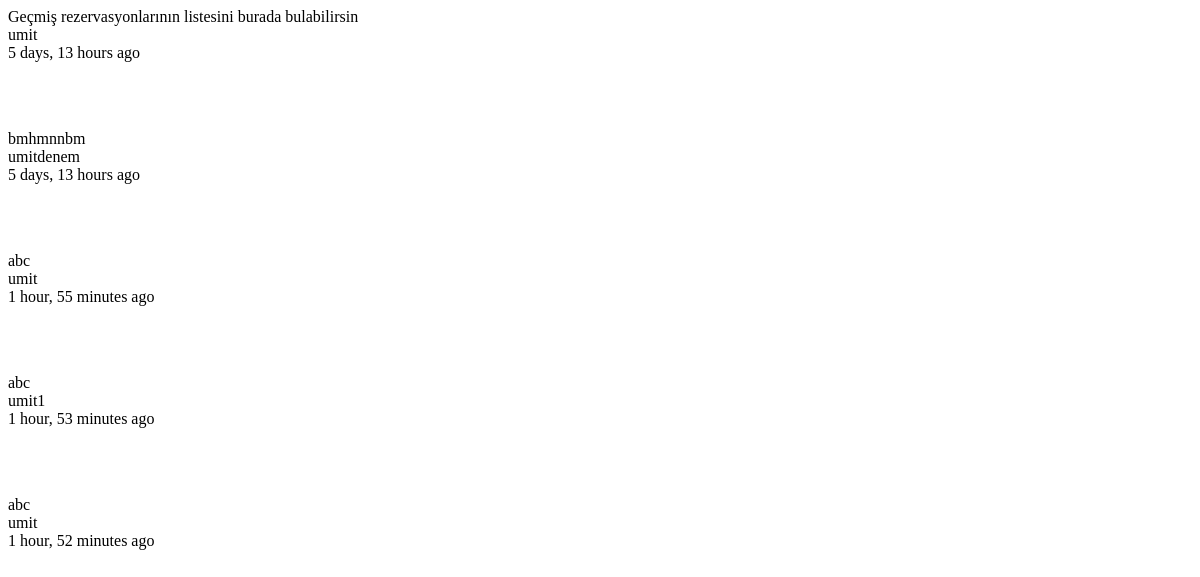
Page /tweet/ on the earlier database version.
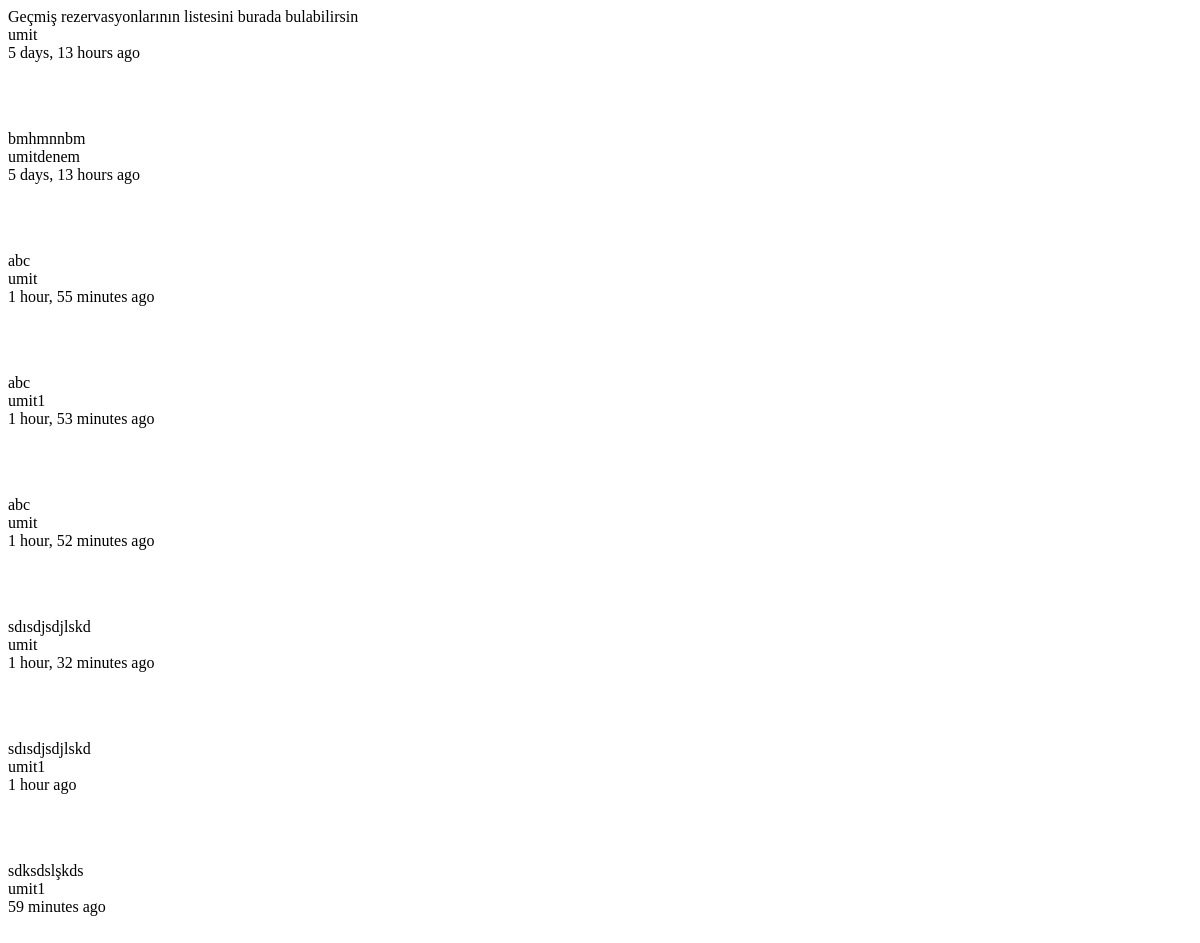
Same page on the later database version.
### tweets/models.py (models this page shows, shortened)
class Tweet(models.Model):
	user 		= models.ForeignKey(settings.AUTH_USER_MODEL)
	content 	= models.CharField(max_length=140, validators=[validate_content])
	updated 	= models.DateTimeField(auto_now=True)
	timestamp 	= models.DateTimeField(auto_now_add=True)

### tweets/views.py (the view)
class TweetListView(ListView):
	queryset = Tweet.objects.all()
	def get_context_data(self, *args, **kwargs):
		context = super(TweetListView, self).get_context_data(*args, **kwargs)
		return context

### tweets/templates/tweets/tweet_list.html
{% for object in object_list %}
<p> {{ object.content }}<br>
	{{ object.user }}<br>
	{{ object.timestamp | timesince }} ago </p> <br><br>
{% empty %}
	<p>No tweets yet.</p>
{% endfor %}

Differences in the rows shown:
added Tweet: content "sdısdjsdjlskd", user "umit", timestamp "1 hour, 32 minutes"
added Tweet: content "sdısdjsdjlskd", user "umit1", timestamp "1 hour"
added Tweet: content "sdksdslşkds", user "umit1", timestamp "59 minutes"
